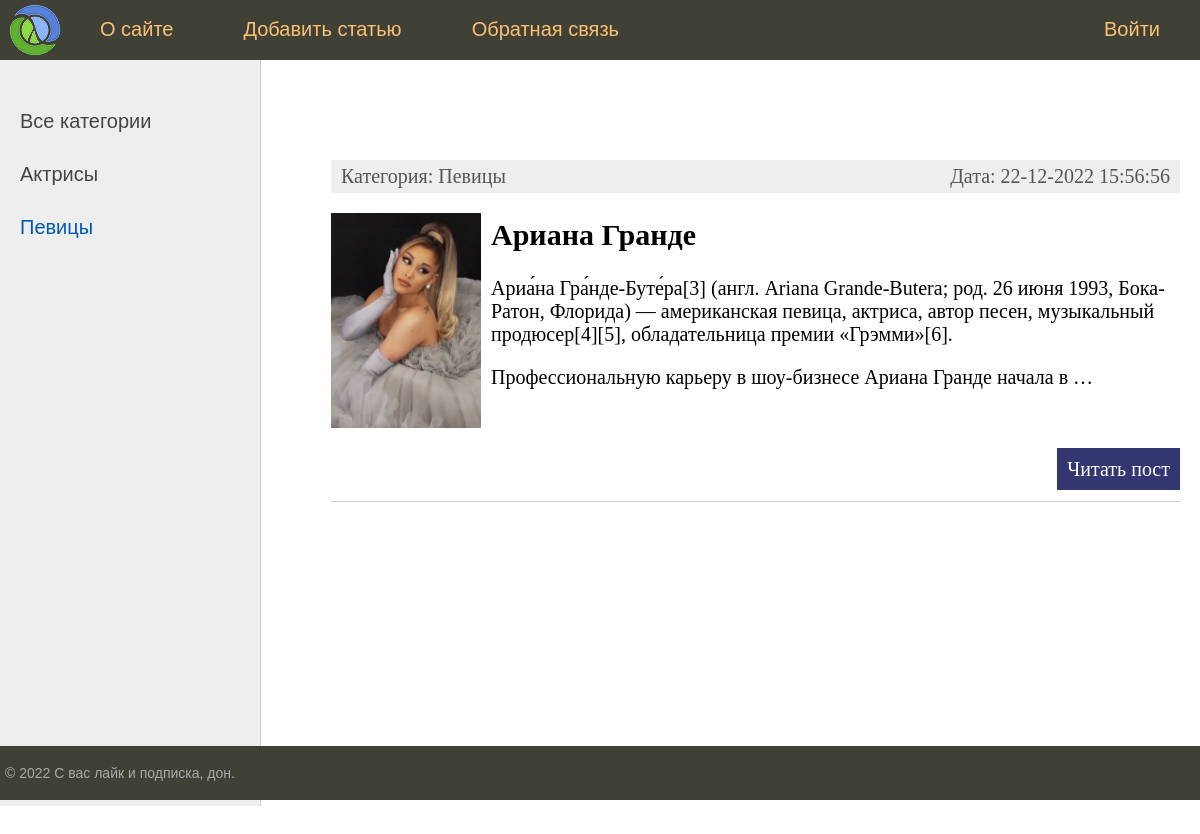
Screenshot of /category/pevicy/ with the database file from the repository.
### women/models.py (models this page shows, shortened)
class Category(models.Model):
    name = models.CharField(max_length=100, db_index=True, verbose_name='Категория')
    slug = models.SlugField(max_length=255, db_index=True, verbose_name='URL', null=True)
    def __str__(self):
        return self.name
    def get_absolute_url(self):
        return reverse('category', kwargs={'cat_slug': self.slug})
    class Meta:
        verbose_name = 'Категории'  # эти названия будут отображаться в админке
        verbose_name_plural = 'Категории'
        ordering = ['name']   # сортируем записи в админке по названию

class Women(models.Model):
    title = models.CharField(max_length=255, verbose_name='Заголовок')  # параметр verbose_name отображает название в админке
    slug = models.SlugField(max_length=255, db_index=True, verbose_name='URL', null=True)  # слаг
    content = models.TextField(blank=True, verbose_name='Текст статьи')
    photo = models.ImageField(upload_to="photos/%Y/%m/%d", verbose_name='Фото')
    time_create = models.DateTimeField(auto_now_add=True, verbose_name='Время создания')
    time_update = models.DateTimeField(auto_now=True, verbose_name='Время изменения')
    is_published = models.BooleanField(default=True, verbose_name='Статус публикации')
    cat = models.ForeignKey('Category', on_delete=models.PROTECT, null=True, verbose_name='Категория')
    def get_absolute_url(self):  # метод именно с таким названием позволяет отобразить кнопку в админке - view on site
        return reverse('post', kwargs={'post_slug': self.slug})  # переделали по слагу вместо id(pk)
    class Meta:
        verbose_name = 'Известные женщины'  # эти названия будут отображаться в админке
        verbose_name_plural = 'Известные женщины'
        ordering = ['time_create', 'title']   # сортируем записи в админке по времени создания и потом по заголовку

### women/views.py (the view)
# urls.py: path('category/<slug:cat_slug>/', show_category, name='category'),
def show_category(request, cat_slug):
    posts = Women.objects.filter(cat__slug=cat_slug)  # выбираем из таблицы Women в БД записи соотв.тек.категории (cat_slug)
    cats = Category.objects.all()  # выбираем из таблицы Category в БД все записи и сохраняем в переменную cats
    if len(posts) == 0:  # если нет постов в соотвествующей категории, выводим исключение 404
        raise Http404()
    context = {
        'posts': posts,
        'cats': cats,
        'menu': menu,
        'title': 'Отображение по категориям',
        'cat_selected': cat_slug,
    }
    return render(request, 'women/index.html', context=context)

### women/templatetags/women_tags.py (called while the page is built)
@register.simple_tag()
def get_categories():
    return Category.objects.all()

### women/templates/women/index.html (shortened to what this page needs)
{% extends 'women/base.html' %}
{% block content %}
<ul class="list-articles">
	{% for post in posts %}
			<li><div class="article-panel">
					<p class="first">Категория: {{post.cat}}</p>
					<p class="last">Дата: {{post.time_update|date:"d-m-Y H:i:s"}}</p>
				</div>
				{% if post.photo %}
				<p><img class="img-article-left thumb" src="{{post.photo.url}}" alt=""></p>
				{% endif %}
				<h2>{{post.title}}</h2>
	{% autoescape on %}
	{{post.content|linebreaks|truncatewords:30}}
	{% endautoescape %}
			<p class="link-read-post"><a href="{{ post.get_absolute_url }}">Читать пост</a></p>
			</li>
	{% endfor %}
</ul>
{% endblock %}

### women/templates/women/base.html (shortened to what this page needs)
{% load static %}
{% load women_tags %}
<!DOCTYPE html>
<html>
<head>
	<link type="text/css" href="{% static 'women/css/styles.css' %}" rel="stylesheet" />
</head>
<body>
<table class="table-page" border=0 cellpadding="0" cellspacing="0">
<tr><td valign=top>
{% block mainmenu %}
		<div class="header">
			<ul id="mainmenu" class="mainmenu">
			<li class="logo"><a href="{% url 'home' %}"><div class="logo"></div></a></li>
{% for m in menu %}
	{% if not forloop.last %}
			<li><a href="{% url m.url_name %}">{{m.title}}</a></li>
	{% else %}
			<li class="last"><a href="#">{{m.title}}</a></li>
	{% endif %}
{% endfor %}
			</ul>
		</div>
{% endblock mainmenu %}
<table class="table-content" border=0 cellpadding="0" cellspacing="0">
<tr>
	<td valign="top" class="left-chapters">
		{% get_categories as categories %}
	<ul id="leftchapters">
		{% if cat_selected == 0 %}
		<li class="selected">Все категории</li>
		{% else %}
		<li><a href="{% url 'home' %}">Все категории</a></li>
		{% endif %}
		{% for c in categories %}
		{% if c.slug == cat_selected %}
		<li class="selected">{{c.name}}</li>
		{% else %}
		<li><a href="{{ c.get_absolute_url }}">{{c.name}}</a></li>
		{% endif %}
		{% endfor %}
	</ul>
</td>
<td valign="top" class="content">
	<div class="content-text">
{% block content %}
{% endblock %}
	</div>
</td></tr></table>
</td></tr>
<tr><td valign=top>
	<div id="footer">
		<p>&copy; 2022 С вас лайк и подписка, дон.</p>
	</div>
</td></tr></table>
</body>
</html>

### women/static/women/css/styles.css (style rules this page uses)
html, body { font-family: 'Arial'; margin: 0; padding: 0; height: 100%; width: 100%; color: #444; }
a { color: #0059b2; text-decoration: none; }
img { max-width: 600px; height: auto; }
img.img-article-left { max-width: 300px; height: auto; float: left; padding: 0 10px 10px 0; }
img.img-article-left.thumb { max-width: 150px; height: auto; }
p.link-read-post { text-align: right; }
p.link-read-post a { padding: 10px; min-width: 100px; background: #333671; color: #fff; text-decoration: none; }
div.article-panel { background: #eee; padding: 5px 10px 5px 10px; box-sizing: border-box; overflow: hidden; color: #555; }
div.article-panel p.first { margin: 0; float: left; }
div.article-panel p.last { margin: 0; float: right; }
ul.list-articles { list-style: none; margin: 0; padding: 0; }
ul.list-articles li { border-bottom: 1px solid #ccc; }
.table-page { width: 100%; height: 100%; vertical-align: top; }
.table-page tr { height: 100%; }
.header { background: #3F4137; height: 60px; }
.logo { background: url('../images/logo.png') no-repeat 10px 5px; width: 70px; height: 60px; }
ul.mainmenu { list-style: none; margin: 0; padding: 0; height: 60px; color: #fdc073; font-size: 20px; overflow: hidden; }
ul.mainmenu li { float: left; margin: 18px 40px 0 30px; }
ul.mainmenu li.logo { margin: 0; }
ul.mainmenu li.last { float: right; }
ul.mainmenu li a { color: #fdc073; text-decoration: none; }
.table-content { width: 100%; min-height: 100%; height: 100%; }
.left-chapters { margin: 0; background: #eee; border-right: 1px solid #ccc; min-height: 100%; }
.left-chapters ul { width: 230px; min-height: 100%; margin: 0; padding: 20px 10px 10px 20px; list-style: none; font-size: 20px; }
.left-chapters ul li { margin: 30px 0 0 0; color: #999; }
.left-chapters ul li.selected { color: #0059b2; }
.left-chapters ul li a { color: #444; text-decoration: none; }
.content { padding: 40px 20px 20px 40px; width: 100%; box-sizing: border-box; }
.content-text { margin: 60px 0 0 30px; color: #000; font-size: 20px; font-family: Yandex Sans Display Light; }
#footer { box-sizing: border-box; background: #3F4137; padding: 5px; color: #aaa; font-size: 14px; font-family: Verdana, Geneva, Arial, Helvetica; text-align: left; overflow: hidden; }

### rows the page displays
Category: name "Актрисы"
Category: name "Певицы"
Women: cat "Певицы", time_update "22-12-2022 15:56:56", photo (picture), title "Ариана Гранде", content "Ариа́на Гра́нде-Буте́ра[3] (англ. Ariana Grande-Butera; род. 26 июня 1993, Бока-Ратон, Флорида) — американская певица, актриса, автор песен, музыкальный продюсер[4][5], обладательница премии «Грэмми»[6]. Профессиональную карьеру в шоу-бизнесе Ариана Гранде начала в …"

### other values shown
{{ m.title }} "О сайте" "Добавить статью" "Обратная связь"
{{ m.title }} "Войти"
